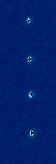
#> input picture Quant-NN-main/2_task/pics/008a7fd9-7f0a-44c5-9c5a-a16286f66663.png, 56 x 164 px; its folder holds 4 pictures in this run
$ python solve.py
#> lines starting #> are read from the running program, lines starting #| are printed output that depends on the picture
import os
import numpy as np
from PIL import Image
import csv
import time

start_time = time.time()
#Считываем названия файлов и формируем относительные пути
dir='pics'
filenames=os.listdir(dir)
paths=[]
for file in filenames:
    paths.append(dir+f'/{file}')

ions=[17,57,92,130]#номер строки, с которой начинается поиск i-го иона
count=0
file = open('data-csv.txt', 'w')
file1 = open('data-clear.txt', 'w')

for path in paths:
    b=[0,0,0,0] #Инициализируем вектор ионов
    #Открываем картинку, преобразуем её пиксели в оттенки серого и считываем её как массив
    img = Image.open(path)
#> img is the input picture: PIL image 56x164 RGB; mean R, G, B 0.4, 32.1, 106.3
    gray_img = img.convert('L')
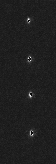
#> gray_img: PIL image 56x164 L; min 0, max 255, mean 31.3
    gray_arr = np.asarray(gray_img)
    #Поиск иона
    for j in range (len(ions)):
        for i in range(5):
            row = gray_arr[ions[j]+i]
            max_num=max(row)#Находим пиксель с наибольшим значением оттенка серого
            if max_num>50:#Проверка превышения порогового значения
                b[j]=1
        print(f'Обработка иона {count+1}:   итоговый вектор - {b[0]} {b[1]} {b[2]} {b[3]}')
#> after the loop, b = [1, 1, 1, 1]

    file.write(f'{count+1};{path[5:]};{b[0]};{b[1]};{b[2]};{b[3]}\n') # Подготовка данных для записи в читаемом виде
    file1.write(f'Обработка иона {count+1}:   итоговый вектор -     {b[0]} {b[1]} {b[2]} {b[3]}\n')  # Подготовка данных для записи в csv
    count+=1
#> pass 2 of the loop `for path in paths:`:
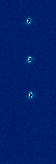
#> input picture Quant-NN-main/2_task/pics/016d296c-1d46-49e8-8dd1-cd77134400f2.png, 56 x 164 px
#> img is the input picture: PIL image 56x164 RGB; mean R, G, B 0.3, 31.7, 106.1
#> `gray_img = img.convert('L')`:
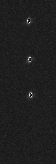
#> gray_img: PIL image 56x164 L; min 0, max 251, mean 30.9
#> pass 3 of the loop `for path in paths:`:
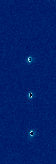
#> input picture Quant-NN-main/2_task/pics/02ee49a9-95ef-4a30-82fb-e1078575f6e9.png, 56 x 164 px
#> img is the input picture: PIL image 56x164 RGB; mean R, G, B 0.3, 31.7, 106.1
#> `gray_img = img.convert('L')`:
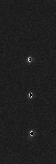
#> gray_img: PIL image 56x164 L; min 1, max 232, mean 30.9
#> after the loop `for j in range (len(ions)):`: b = [0, 1, 1, 1]
#> the loop made 4 passes; the first 3 are shown
file.close()

f = open('data-csv.txt', 'r')
#Запись результатов в csv файл
with open('labeled_ions_korabeli_12.csv', 'w',newline='') as file:
    writer = csv.writer(file)
    writer.writerow('Number;Filename;Qubit 1 state;Qubit 2 state;Qubit 3 state;Qubit 4 state'.split(';'))
    for s in f:
        writer.writerow(c.strip() for c in s.strip().split(';'))
f.close()
print(f'\nВремя выполнения программы: {round(time.time()-start_time,3)} c.')
input('. . . press Enter to exit . . .')
